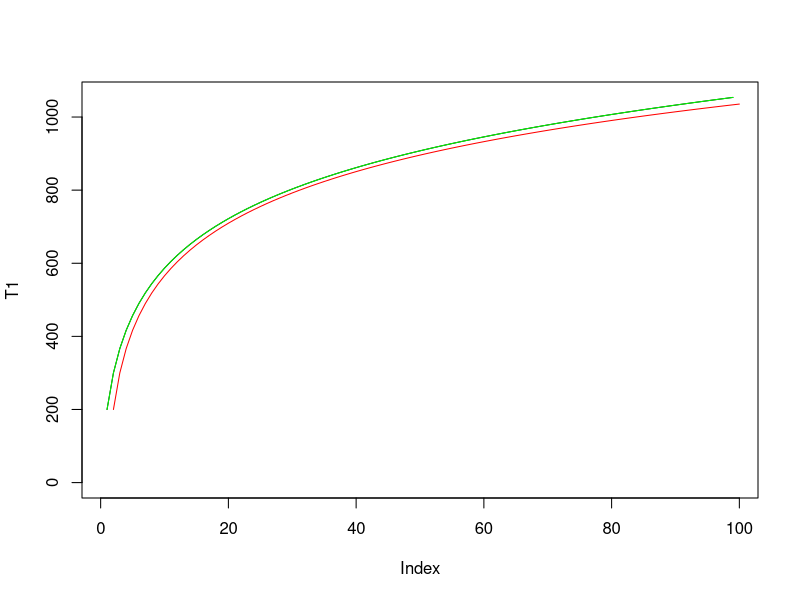

Source code (R):
library(matrixcalc)

N <- 100

# get the WF transition matrix
# stirling number of the second kind:
# S[n,k] = number of ways to partition n elements into k nonempty sets
S <- stirling.matrix(N)[-1,-1]
lS <- log(S)
# P[n,k] = prob put n balls in N boxes and have exactly k nonempty boxes somewhere
#        = S[n,k] * choose(N,k) * factorial(k) / N^n
P <- exp( sweep(lS, 2, lchoose(N,1:N) + lfactorial(1:N), "+") - (1:N) * log(N) )
stopifnot(all(abs(P[upper.tri(P,diag=FALSE)]) < 1e-8))
P[upper.tri(P,diag=FALSE)] <- 0
P[!is.finite(P)] <- 0
stopifnot(all(abs(rowSums(P) - 1) < 1e-8))


# Solve for the mean occupation times:
#  v[n,k] = mean time spent at k starting at n
#         = delta(n,k) + sum_j( P[n,j] * v[j,k] )
# for k > 1
#  v = I + P %*% v
V <- forwardsolve(diag(N-1) - P[-1,-1], diag(N-1))
# T[n] = expected total length of tree starting at n
T0 <- rowSums(sweep(V, 2, 2:N, "*"))

# Or, do this directly:
#  T[n] = n + sum_j( P[n,j] * T[j] )
#  T = (2:N) + P %*% T
T1 <- forwardsolve(diag(N-1) - P[-1,-1], 2:N)

plot(T1, type='l', ylim=range(0,T1,finite=TRUE))
lines(T0, col='green')
lines(2:N, 2 * N * cumsum(1/(2:N-1)), col='red')
